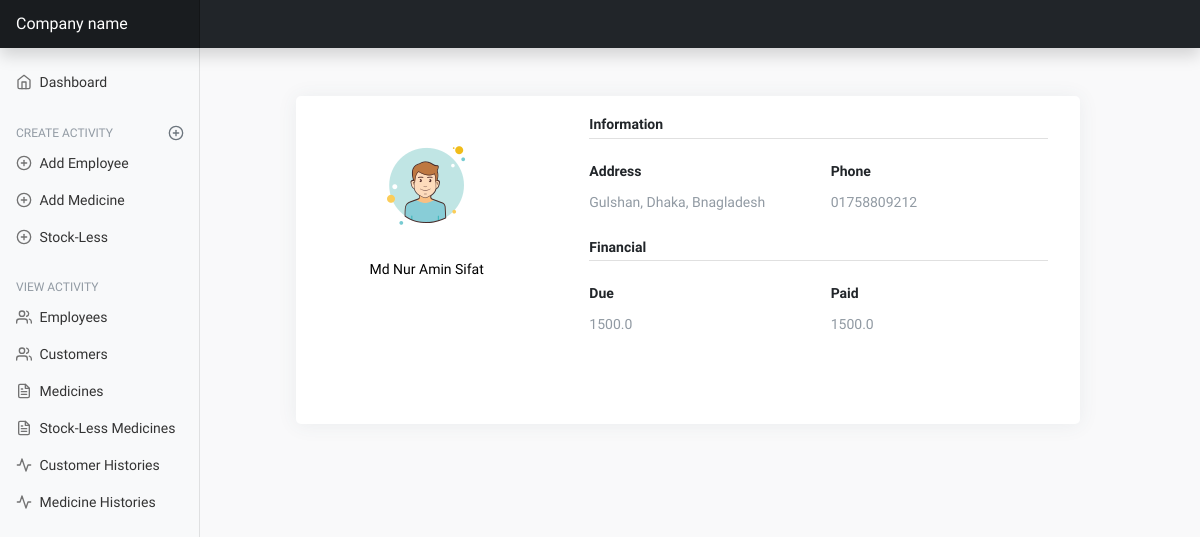
The app's page /customer-profile/1/, older data.
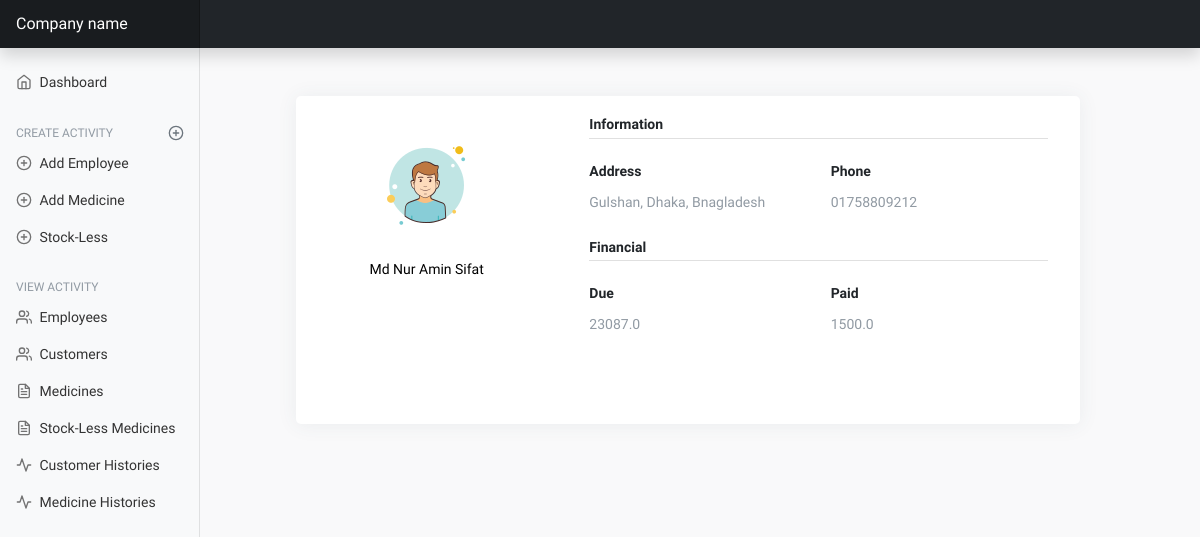
The same page, newer data.
### mainApp/models/customer.py (models this page shows, shortened)
class Customer(Common, TimeStamp):
    customer_name = models.CharField(max_length=255)
    medicine_price = models.FloatField(default=0.0)
    payment = models.FloatField(blank=True, default=0.0, null=True)
    payment_at_a_time = models.FloatField(default=0)
    class Meta:
        ordering = ('-created_at',)
    def customer_due(self):
        if self.medicine_price > self.payment:
            return self.medicine_price - self.payment
        else:
            return 0

### mainApp/views/customer_view.py (the view)
# urls.py: path('customer-profile/<int:pk>/', customer_view.customer_profile, name='customer-profile'),
def customer_profile(request, pk):
    customer = Customer.objects.get(id=pk)
    return render(request, 'customer/customer_profile.html', {'customer': customer})

### mainApp/templates/customer/customer_profile.html (shortened to what this page needs)
{% extends 'base.html' %}
{% load static %}
{% block content %}
<div class="page-content page-container" id="page-content" >
    <div class="padding">
        <div class="row container d-flex justify-content-center">
            <div class="col-xl-12 col-md-12">
                <div class="card user-card-full">
                    <div class="row m-l-0 m-r-0">
                        <div class="col-sm-4 bg-c-lite user-profile">
                            <div class="card-block text-center text-white">
                                <div class="m-b-25"> <img src="{% static './images/user.png' %}" class="img-radius" alt="User-Profile-Image"> </div>
                                <h6 style="color:black">{{customer.customer_name}}</h6>
                            </div>
                        </div>
                        <div class="col-sm-8">
                            <div class="card-block">
                                <h6 class="m-b-20 p-b-5 b-b-default f-w-600">Information</h6>
                                <div class="row">
                                    <div class="col-sm-6">
                                        <p class="m-b-10 f-w-600">Address</p>
                                        <h6 class="text-muted f-w-400">{{customer.address}}</h6>
                                    </div>
                                    <div class="col-sm-6">
                                        <p class="m-b-10 f-w-600">Phone</p>
                                        <h6 class="text-muted f-w-400">{{customer.phone_number}}</h6>
                                    </div>
                                </div>
                                <h6 class="m-b-20 m-t-40 p-b-5 b-b-default f-w-600">Financial</h6>
                                <div class="row">
                                    <div class="col-sm-6">
                                        <p class="m-b-10 f-w-600">Due</p>
                                        <h6 class="text-muted f-w-400">{{customer.customer_due}}</h6>
                                    </div>
                                    <div class="col-sm-6">
                                        <p class="m-b-10 f-w-600">Paid</p>
                                        <h6 class="text-muted f-w-400">{{customer.payment}}</h6>
                                    </div>
                                </div>
                                <ul class="social-link list-unstyled m-t-40 m-b-10">
                                    <li></li>
                                    <li></li>
                                    <li></li>
                                </ul>
                            </div>
                        </div>
                    </div>
                </div>
            </div>
        </div>
    </div>
</div>
{% endblock content %}

Row changes from the older to the newer data that the page shows:
changed Customer "Md Nur Amin Sifat": customer_due "1500.0" → "23087.0"
